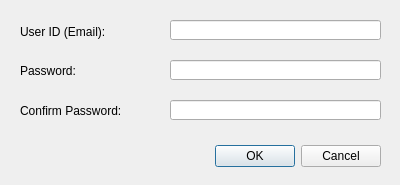
<?xml version="1.0" encoding="UTF-8"?>
<ui version="4.0">
 <class>CreateAccountDialog</class>
 <widget class="QDialog" name="CreateAccountDialog">
  <property name="geometry">
   <rect>
    <x>0</x>
    <y>0</y>
    <width>400</width>
    <height>185</height>
   </rect>
  </property>
  <property name="windowTitle">
   <string>Create Account</string>
  </property>
  <widget class="QLabel" name="label">
   <property name="geometry">
    <rect>
     <x>20</x>
     <y>22</y>
     <width>131</width>
     <height>20</height>
    </rect>
   </property>
   <property name="text">
    <string>User ID (Email):</string>
   </property>
   <property name="buddy">
    <cstring>editUserId</cstring>
   </property>
  </widget>
  <widget class="QLineEdit" name="editUserId">
   <property name="geometry">
    <rect>
     <x>170</x>
     <y>20</y>
     <width>211</width>
     <height>20</height>
    </rect>
   </property>
  </widget>
  <widget class="QLabel" name="label_2">
   <property name="geometry">
    <rect>
     <x>20</x>
     <y>60</y>
     <width>131</width>
     <height>21</height>
    </rect>
   </property>
   <property name="text">
    <string>Password:</string>
   </property>
   <property name="buddy">
    <cstring>editPassword</cstring>
   </property>
  </widget>
  <widget class="QLineEdit" name="editPassword">
   <property name="geometry">
    <rect>
     <x>170</x>
     <y>60</y>
     <width>211</width>
     <height>20</height>
    </rect>
   </property>
   <property name="echoMode">
    <enum>QLineEdit::Password</enum>
   </property>
  </widget>
  <widget class="QLineEdit" name="editPassword2">
   <property name="geometry">
    <rect>
     <x>170</x>
     <y>100</y>
     <width>211</width>
     <height>20</height>
    </rect>
   </property>
   <property name="echoMode">
    <enum>QLineEdit::Password</enum>
   </property>
  </widget>
  <widget class="QLabel" name="label_3">
   <property name="geometry">
    <rect>
     <x>20</x>
     <y>100</y>
     <width>131</width>
     <height>21</height>
    </rect>
   </property>
   <property name="text">
    <string>Confirm Password:</string>
   </property>
   <property name="buddy">
    <cstring>editPassword2</cstring>
   </property>
  </widget>
  <widget class="QDialogButtonBox" name="buttonBox">
   <property name="geometry">
    <rect>
     <x>40</x>
     <y>140</y>
     <width>341</width>
     <height>32</height>
    </rect>
   </property>
   <property name="orientation">
    <enum>Qt::Horizontal</enum>
   </property>
   <property name="standardButtons">
    <set>QDialogButtonBox::Cancel|QDialogButtonBox::Ok</set>
   </property>
  </widget>
 </widget>
 <tabstops>
  <tabstop>editUserId</tabstop>
  <tabstop>editPassword</tabstop>
  <tabstop>editPassword2</tabstop>
  <tabstop>buttonBox</tabstop>
 </tabstops>
 <resources/>
 <connections>
  <connection>
   <sender>buttonBox</sender>
   <signal>accepted()</signal>
   <receiver>CreateAccountDialog</receiver>
   <slot>accept()</slot>
   <hints>
    <hint type="sourcelabel">
     <x>248</x>
     <y>254</y>
    </hint>
    <hint type="destinationlabel">
     <x>157</x>
     <y>274</y>
    </hint>
   </hints>
  </connection>
  <connection>
   <sender>buttonBox</sender>
   <signal>rejected()</signal>
   <receiver>CreateAccountDialog</receiver>
   <slot>reject()</slot>
   <hints>
    <hint type="sourcelabel">
     <x>316</x>
     <y>260</y>
    </hint>
    <hint type="destinationlabel">
     <x>286</x>
     <y>274</y>
    </hint>
   </hints>
  </connection>
 </connections>
</ui>
